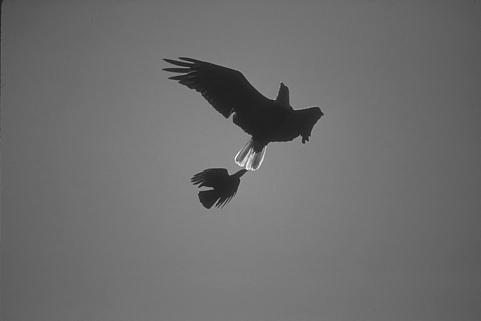
%> input picture Matlab/data/eagle.jpg, 481 x 321 px
$ octave GWI_example4_segmentation_eagle.m   (GNU Octave 9; MATLAB toolbox functions it lacks are replaced by stand-ins)
%> lines starting %> are read from the running program, lines starting %| are printed output that depends on the picture; in (x1, y1, x2, y2) boxes, pixels count from 0 and x2, y2 are one past the last pixel; in counts of white or black regions, pixels touching at a corner belong together; the program's own positions count from 1; long printed decimals are rounded
### Matlab/core/GWI_im2sig.m
% GWI: Graph Wedgelets for Image compression
% (C) W. Erb 01.07.2025

function [V,f,dimIx,dimIy] = GWI_im2sig(I)
% Transforms image to a graph signal
% In:
%    I              = 2D image of dimenstion dimIx x dimIy
% Out:
%    V              = set of graph nodes (set of pixel positions)
%    f              = function on graph vertices
%    dimIx, dimIy   = dimensions of image

if (size(I,3) == 1)                % For grayscale images
    [dimIx, dimIy] = size(I');
    % Generate graph nodes V and respective graph signal f
    [Y,X] = meshgrid(1:dimIy,1:dimIx);
    V = [X(:),Y(:)];
    f = reshape(double(I)',[],1);
elseif (size(I,3) == 3)            % For RGB images
    Ired = double(I(:,:,1));       % Red channel
    Igreen = double(I(:,:,2));     % Green channel
    Iblue = double(I(:,:,3));      % Blue channel

    [dimIx, dimIy] = size(Ired');  % dimI = dimIx*dimIy;
    % Generate graph nodes V and respective graph signal f
    [Y,X] = meshgrid(1:dimIy,1:dimIx);
    V = [X(:),Y(:)];
    f = [reshape(Ired',[],1), reshape(Igreen',[],1),reshape(Iblue',[],1)];
end
end

### Matlab/core/GWI_quadsplit.m
% GWI: Graph Wedgelets for Image compression
% (C) W. Erb 01.07.2025

function BWP = GWI_quadsplit(V,f,dimIx,dimIy,Jx,Jy,M)
% [18 lines of commented-out code are left out]

BWP.Q = zeros(M,2);
BWP.F = zeros(M,size(f,2));
BWP.c = zeros(M,2*size(f,2));
BWP.n = zeros(M,2);
BWP.error = zeros(M,1);
BWP.P = cell(M,1);

x = V(:,1); y = V(:,2);
Kx = ceil(dimIx/Jx); Ky = ceil(dimIy/Jy);

k = 1;
for i = 1:Jx
    for j = 1:Jy
        cx = min(ceil(Kx/2)+ (i-1)*Kx,dimIx);
        cy = min(ceil(Ky/2)+ (j-1)*Ky,dimIy);
        BWP.Q(k,1) = find((x == cx).*(y==cy));
        BWP.P{k} = find((x <= i*Kx).*(x > (i-1)*Kx).*(y <= j*Ky).*(y > (j-1)*Ky));
        k = k+1;
    end
end

dimI = dimIx*dimIy;
BWP.m = Jx*Jy;

for j = 1:BWP.m
    BWP.F(j,:) = mean(f(BWP.P{j},:),1);
    BWP.c(j,1:size(f,2)) = mean(f(BWP.P{j},:),1);
    BWP.n(j,1) = length(BWP.P{j});
    BWP.error(j) = norm(f(BWP.P{j},:) - ones(length(BWP.P{j}),1)*BWP.F(j,:),'fro')^2/dimI/size(f,2);
end
end

### Matlab/core/GWI_wedgelet_encode.m
% GWI: Graph Wedgelets for Image compression
% (C) W. Erb 01.7.2025

function BWP = GWI_wedgelet_encode(V,f,BWP,M,R,tol,metric)
% [29 lines of commented-out code are left out]

n = length(f);      % length of signal
m = BWP.m;          % initial partition size

tic;
[errorj,j] = max(BWP.error);

while (errorj > tol) && (m < M)
       BWP.Q(m+1,2) = j;
       Fj = BWP.F(j,:);
       Pj = BWP.P{j};
       Vj = V(Pj,:);
       qj = find(Pj == BWP.Q(j,1));

       if (R.type=='FA')
           S = length(Pj);
           pj = 1:S;
       elseif (R.type=='MD')
           S = 1;
           dist = GWI_distcenter(Vj,qj,metric);
           [~,pj] = max(dist);
       elseif (R.type=='KC')
           S = min(R.val,length(Pj));
           [~,pj] = GWI_Jcenters(Vj,R.val,1:length(Pj),qj,metric);
       elseif (R.type=='RA')
           rng(1,"twister");
           S = min(R.val,length(Pj));
           pj = randsample(length(Pj),S);
       end

       for i = 1:S

         cluster = GWI_wedgesplit(Vj,pj(i),qj,metric);

         idx1 = Pj(cluster==1);
         idx2 = Pj(cluster==2);
         error1 = norm(f(idx1,:) - ones(length(idx1),1)*mean(f(idx1,:),1),'fro')^2/n/size(f,2);
         error2 = norm(f(idx2,:) - ones(length(idx2),1)*mean(f(idx2,:),1),'fro')^2/n/size(f,2);
         errornew = error1 + error2;

         if errornew <= errorj
           BWP.Q(j,1) = Pj(qj);
           BWP.Q(m+1,1) = Pj(pj(i));

           BWP.P{j} = idx1;
           BWP.P{m+1} = idx2;
           BWP.F(j,:) = mean(f(idx1,:),1);
           BWP.F(m+1,:) = mean(f(idx2,:),1);
           BWP.c(m+1,1:size(f,2)) = BWP.F(j,:)-Fj;
           BWP.c(m+1,size(f,2)+1:end) = BWP.F(m+1,:)-Fj;
           BWP.n(m+1,1) = length(idx1);
           BWP.n(m+1,2) = length(idx2);
           BWP.error(j) = error1;
           BWP.error(m+1) = error2;
           errorj = errornew;
         end
       end
       [errorj,j] = max(BWP.error);
       m = m + 1;

       if (mod(m,100)==0)
          fprintf(1, '   Time to level %4d :               ',m); fprintf(1,'%5f \n', toc);
          tic;
       end
end

% Restrict final output
BWP.Q = BWP.Q(1:m,:);
BWP.F = BWP.F(1:m,:);
BWP.c = BWP.c(1:m,:);
BWP.n = BWP.n(1:m,:);
BWP.error = BWP.error(1:m);
BWP.P = BWP.P(1:m);
BWP.m = m;

end

### Matlab/core/GWI_wedgelet_decode.m
% GWI: Graph Wedgelets for Image compression
% (C) W. Erb 01.07.2025

function [s,P] = GWI_wedgelet_decode(V,Q,F,BWPJ,metric)
% [10 lines of commented-out code are left out]

M = size(Q,1);     % final partition size
J = BWPJ.m;        % initial partition size
P = BWPJ.P;         % initial partitioning

%Generate partition at level MM
for j = J+1:M
       qj = Q(j,2);
       Pj = P{qj};
       idxh1 = find(Pj == Q(j,1));
       idxh2 = find(Pj == Q(qj,1));

       Vj = V(Pj,:);

       cluster = GWI_wedgesplit(Vj,idxh1,idxh2,metric);

       idx1 = Pj(cluster==1);
       idx2 = Pj(cluster==2);

       P{qj} = idx1;
       P{j} = idx2;
end

%Decode signal
dimI = length(V(:,1));
s = zeros(dimI,size(F,2));

for m = 1:M
    s(P{m},:) = ones(length(P{m}),1)*F(m,:);
end

end

### Matlab/core/GWI_wedgesplit.m
% GWI: Graph Wedgelets for Image compression
% (C) W. Erb 01.07.2025

function cluster = GWI_wedgesplit(V,p,q,metric)

% Performs an elementary wedge split and finds
% a partition of V into two subsets according to the minimum
% distance to the center nodes V(p) and V(q).

% In:
%    V         = set of nodes
%    p         = index of new node
%    q         = index of reference node
%    metric    = type of metric (1,2 or 'inf')
%
% Out:
%    cluster   = Nx1 vector of assignments of each node to a cluster
%                cluster = 1: node is closer to V(idxQ)
%                cluster = 2: node is closer to V(idxP)

 if ~exist('metric','var')
     metric = 2;
 end

N = size(V,1);
D = zeros(N,2);

D(:,1) = GWI_distcenter(V,q,metric);
D(:,2) = GWI_distcenter(V,p,metric);

[~,cluster] = min(D,[],2);

return

### Matlab/core/GWI_distcenter.m
% GWI: Graph Wedgelets for Image compression
% (C) W. Erb 01.07.2025

function dist = GWI_distcenter(V,q,metric)

% Calculates the distance of the nodes in V to the center V(idxQ)
% based on the given metric
% In:
%    V         = set of nodes
%    q         = index of center node
%    metric    = type of metric (1,2 or 'inf')
%
% Out:
%    dist      = vector of distances

  x = V(:,1);
  y = V(:,2);

  qx = x(q);
  qy = y(q);

  switch metric

      case 1
          dist = abs(x - qx) + abs(y - qy);
      case 2
          dist = sqrt((x - qx).^2 + (y - qy).^2);
      case 'inf'
          dist = max(abs(x - qx),abs(y - qy));
  end

end

### Matlab/core/GWI_sig2im.m
% GWI: Graph Wedgelets for Image compression
% (C) W. Erb 01.07.2025

function  I = GWI_sig2im(f,dimIx,dimIy)
% Transforms graph signal back to an image
% In:
%    f              = function on graph vertices
%    dimIx, dimIy   = dimensions of image
% Out:
%    I              = 2D image of dimenstion dimIx x dimIy

if (size(f,2) == 1)
    I = reshape(uint8(f(:,1)),dimIx,dimIy)';
elseif (size(f,2) == 3)
    Ired = reshape(uint8(f(:,1)),dimIx,dimIy)';
    Igreen = reshape(uint8(f(:,2)),dimIx,dimIy)';
    Iblue = reshape(uint8(f(:,3)),dimIx,dimIy)';
    I = cat(3, Ired, Igreen, Iblue);
end
end

### Matlab/core/GWI_merge.m
% GWI: Graph Wedgelets for Image compression
% (C) W. Erb 01.07.2025

function [s,P] = GWI_merge(V,F,P,m)
% [10 lines of commented-out code are left out]

  M = size(F,1);
  n = zeros(M,1);

  for k = 1:M
    n(k) = length(P{k});
  end

  A = cell2mat( reshape( arrayfun( @(j) min(n(j),n').*vecnorm(F(j,:)'-F',2,1).^2, (1:M), 'uni', false ), [],1 ) );

  for i = 1:M
    A(i,i) = 1e12;
  end

  tic;

  for k = M:-1:m+1

    [~,idxmin] = min(A(:));
    [idx1, idx2] = ind2sub([k,k],idxmin(1));

    if n(idx1) < n(idx2)
      [idx2, idx1] = ind2sub([k,k],idxmin(1));
    end

    P{idx1} = [P{idx1};P{idx2}];
    P(idx2) = [];
    n(idx1) = n(idx1) + n(idx2);
    A(idx1,:) = min(n(idx1),n').*vecnorm(F(idx1,:)'-F',2,1).^2;
    A(:,idx1) = A(idx1,:)';
    A(idx1,idx1) = 1e12;

    n(idx2) = [];
    F(idx2,:) = [];
    A(:,idx2) = [];
    A(idx2,:) = [];

    if (mod(k,100)==0)
      fprintf(1, '   Time to level %4d :               ',k); fprintf(1,'%5f \n', toc);
      tic;
    end
  end

  %Decode signal
  dimI = length(V(:,1));
  s = zeros(dimI,size(F,2));

  for k = 1:m
    s(P{k},:) = ones(length(P{k}),1)*F(k,:);
  end

end

### Matlab/GWI_example4_segmentation_eagle.m
% GWI: Graph Wedgelets for Image compression
% (C) W. Erb 01.07.2025

% Example 4: how to segment an image with graph wedgelets

clear all, close all

%Paths
addpath(genpath('./core/'))
addpath(genpath('./data/'))

%Read image
I = imread('eagle.jpg');
%> I is the input picture: size 321x481 uint8; min 22, max 253, mean 109.4

%Extract signal and node information from image
[V,f,dimIx,dimIy] = GWI_im2sig(I);
%> in GWI_im2sig, `[dimIx, dimIy] = size(I');`: dimIx = 481; dimIy = 321
%> dimIx = 481; dimIy = 321

%% Parameters for BWP tree and wedgelet encoding
% Parameters for a priori decomposition of image in quadratic blocks
Jx = 1;           % Put Jx=1, Jy=1 if no decomposition is desired
Jy = 1;

% Main parameters for wedgelet decomposition
M      = 500;           % maximal partition size (number of leaves in BWP tree)
R.type = 'RA';
R.val  = 50;            % Parameters for greedy method:
                        % 'MD': Max-Distance greedy
                        % 'FA': Fully-Adaptive greedy
                        % 'KC': K-center, with R.val centers
                        % 'RA': Random, with R.val centers
tol = 1e-3;             % stop partitioning if max(error) < tol
metric = 2;             % applied distance metric (1,2, or 'inf')

%% Initialisation (split image in quadratic blocks and initialize tree)
tic; fprintf(1, 'Starting calculation... \n');
BWPin = GWI_quadsplit(V,f,dimIx,dimIy,Jx,Jy,M);
%> in GWI_quadsplit, `Kx = ceil(dimIx/Jx)`: Kx = 481
%> in GWI_quadsplit, `Ky = ceil(dimIy/Jy)`: Ky = 321
%> after the loop in GWI_quadsplit, `for i = 1:Jx`: k = 2
%> in GWI_quadsplit, `dimI = dimIx*dimIy;`: dimI = 154401
%> the loop in GWI_quadsplit, `for j = 1:BWP.m` made 1 pass
%> after the loop in GWI_quadsplit, `for j = 1:BWP.m`: BWP = {m 1}
%> BWPin = {m 1}
fprintf(1, 'Time[s] for quadratic subdivision:    '); fprintf(1,'%5f \n', toc);

%% Encode function in wedgelets
fprintf(1, 'Time[s] for wedgelet encoding: \n');
BWP = GWI_wedgelet_encode(V,f,BWPin,M,R,tol,metric);
%> in GWI_wedgelet_encode, `m = BWP.m;`: m = 1
%> in GWI_wedgelet_encode, `[errorj,j] = max(BWP.error);`: errorj = 373.3; j = 1
%> the loop in GWI_wedgelet_encode, `while (errorj > tol) && (m < M)` made 499 passes
%> (Fj, qj, errorj, j) on passes 1 to 12: (109.4, 77201, 219.8, 2), (103.9, 41605, 171, 2), (97.92, 11811, 128.8, 1), (113.9, 29921, 127.4, 2), (85.13, 11716, 82.1, 1), (120.2, 8492, 55.17, 7), (118.7, 5076, 53.96, 2), (58.61, 4715, 44.48, 2), (55.34, 4715, 41.93, 3), (106.5, 21454, 39.39, 7), (114.7, 1779, 30.27, 6), (105.5, 301, 24.37, 10)
%> after the loop in GWI_wedgelet_encode, `while (errorj > tol) && (m < M)`: S = 16; m = 500; pj = [3 14 13 7 10 5 1 15 9 6 16 2 11 12 8 4]
%> in GWI_wedgelet_encode, `BWP.Q = BWP.Q(1:m,:);`: BWP.Q = 500 rows, first 12: [77201 0; 65201 1; 43615 2; 78214 2; 38017 1; 1165 2; 94025 1; 103150 7; 74344 2; 58968 2; 31207 3; 91613 7]
%> in GWI_wedgelet_encode, `BWP.F = BWP.F(1:m,:);`: BWP.F = 500 values, max 245.5 at index 495, min 30.75 at index 470, mean 100.6
%> in GWI_wedgelet_encode, `BWP.c = BWP.c(1:m,:);`: BWP.c = 500 rows, first 12: [109.4 0; 4.47 -5.53; -5.95 2.59; -12.79 18.45; 6.34 -9.1; -26.52 20.33; 6.52 -1.53; -4.01 1.38; -3.28 64.13; -10.49 16.59; 7.96 -6.11; 4.88 -34.77]
%> in GWI_wedgelet_encode, `BWP.n = BWP.n(1:m,:);`: BWP.n = 500 rows, first 12: [154401 0; 85386 69015; 20941 48074; 12368 8573; 50349 35037; 5367 7001; 9569 40780; 10432 30348; 5106 261; 3128 1978; 20880 27194; 9149 1283]
%> in GWI_wedgelet_encode, `BWP.error = BWP.error(1:m);`: BWP.error = 500 values, max 0.0757 at index 54, min 0 at index 283, mean 0.0251
%> in GWI_wedgelet_encode, `BWP.P = BWP.P(1:m);`: BWP.P = 500 items
%> in GWI_wedgelet_encode, `BWP.m = m;`: BWP.m = 500
%> BWP = {m 500}

%% Decode function from wedgelets
tic;
[s,~] = GWI_wedgelet_decode(V,BWP.Q,BWP.F,BWPin,metric);
%> in GWI_wedgelet_decode, `M = size(Q,1);`: M = 500
%> in GWI_wedgelet_decode, `J = BWPJ.m;`: J = 1
%> in GWI_wedgelet_decode, `P = BWPJ.P;`: P = 500 items
%> the loop in GWI_wedgelet_decode, `for j = J+1:M` made 499 passes
%> (qj, idxh1, idxh2, N in GWI_wedgesplit) on passes 1 to 3: (1, 65201, 77201, 154401), (2, 29874, 41605, 69015), (2, 13648, 11811, 20941)
fprintf(1, 'Time[s] for wedgelet decoding:        '); fprintf(1,'%5f \n', toc);

%% Rebuild compressed image from graph signal s
Iwedge = GWI_sig2im(s,dimIx,dimIy);

%% Calculate and print PSNR
D = abs(double(I)-double(Iwedge)).^2;
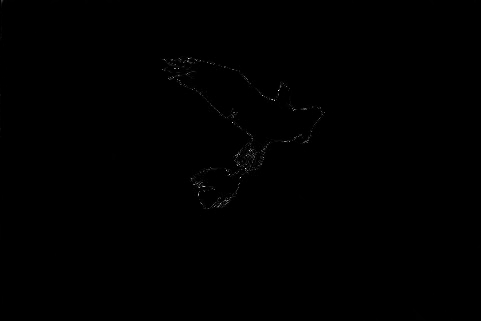
%> D: size 321x481 double; min 0, max 7396, mean 12.6; drawn with min black and max white
mse  = sum(D(:))/numel(I);
psnr = 10*log10(255*255/mse);
fprintf(1, 'PSNR at level %4d:                  ', M);fprintf(1,'%5f \n', psnr);
%| PSNR at level  500:                  37.116
fprintf(1, 'Calculation successful! \n');

%% Plot results
figure('Units', 'pixels', 'Position', [0 50 dimIx dimIy]);
imagesc(I)
colormap(gray)
title('Original image')
set(gca,'XTick',[], 'YTick', [])
hold off

figure('Units', 'pixels', 'Position', [0 50 dimIx dimIy]);
imagesc(Iwedge)
colormap(gray)
title('Wedgelet compression')
set(gca,'XTick',[], 'YTick', [])
hold off


%% Merging algorithm to get a segmentation of the image
nseg  = 2;      % final partition size

[sseg,~] = GWI_merge(V,BWP.F,BWP.P,nseg);
%> in GWI_merge, `A = cell2mat( reshape( arrayfun( @(j) min(n(j),n').*vecnorm(F(j,:)'-F'..`:
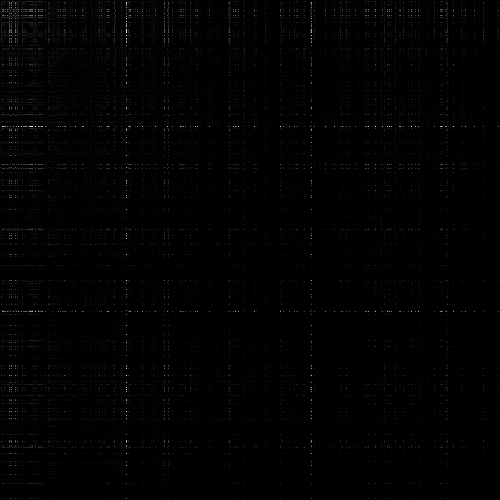
%> A: size 500x500 double; min 0, max 7201040.6, mean 68932.4; drawn with min black and max white
%> after the loop in GWI_merge, `for i = 1:M`:
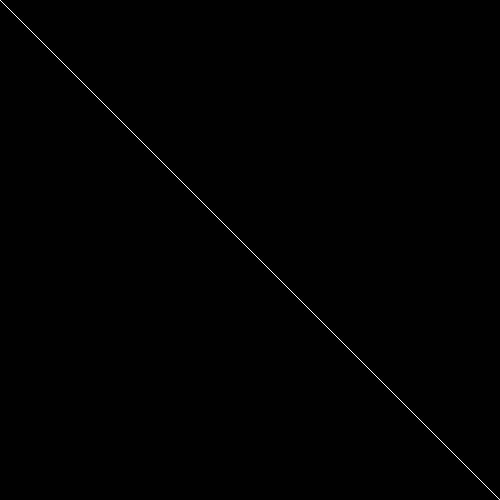
%> A: size 500x500 double; 0.2% of pixels changed, all inside (x1, y1, x2, y2) = (0, 0, 500, 500); drawn with min black and max white
%> the loop in GWI_merge, `for k = M:-1:m+1` made 498 passes
%> k on passes 1 to 3: 500, 499, 498
%|    Time to level  500 :               0.003482
Iseg = GWI_sig2im(sseg,dimIx,dimIy);
%> call 2 of GWI_sig2im, with dimIx = 481, dimIy = 321
%> in GWI_sig2im (call 2), `I = reshape(uint8(f(:,1)),dimIx,dimIy)';`:
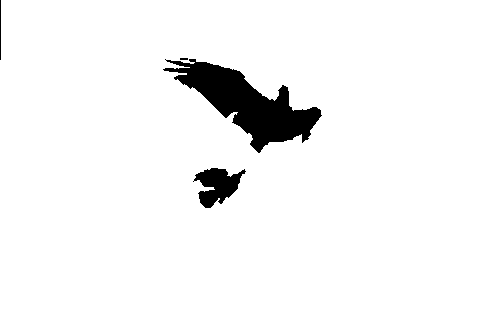
%> I: size 321x481 uint8; values 41 (black) and 120 (white), 95.5% white; 4 black regions (1 under 20 px), largest, box (x1, y1, x2, y2) and area: (163, 59, 322, 153) 5691, (193, 168, 246, 208) 1162, (0, 0, 1, 60) 60

figure('Units', 'pixels', 'Position', [0 50 dimIx dimIy]);
imagesc(Iseg)
colormap(gray)
title('Wedgelet segmentation')
set(gca,'XTick',[], 'YTick', [])
hold off
